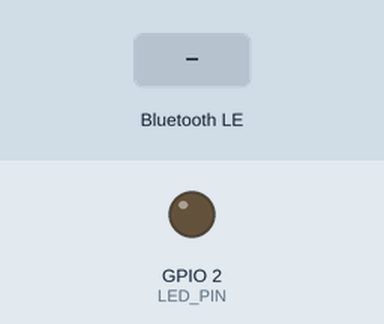
A sketch run on a simulated ESP32. On the bench: output pins drawn as LEDs (lit = HIGH). The test bench sets the inputs (shaded band). Random numbers use the default seed unless the sketch sets one; nothing arrives over Bluetooth unless stated; a phone connects over Bluetooth LE 3 s after start; what the sketch prints to the serial monitor is not drawn.

Above: at 1.2 s.
1.3 s: Bluetooth LE write "5" received
At 3.4 s:
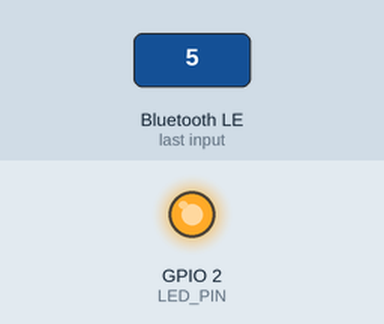
4.3 s: Bluetooth LE write "200" received
At 6.5 s:
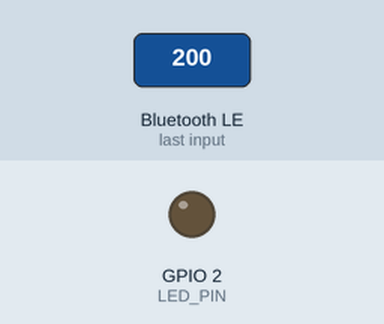
Timing chart, 0 to 13.3 s (numbered marks = the images above; inputs shaded):
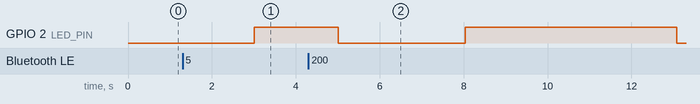

The sketch:

sketch_oct7a.ino
```cpp
#include <BLEDevice.h>
#include <BLEUtils.h>
#include <BLEServer.h>
#include <Arduino.h>
#include <time.h> // Thư viện để xử lý thời gian

// ----- CẤU HÌNH -----
#define ESP32_DEVICE_NAME     "ESP32_DienNuoc_Full" // Đổi tên để dễ phân biệt
#define SERVICE_UUID          "4fafc201-1fb5-459e-8fcc-c5c9c331914b"

// (Cũ) Characteristic để GỬI dữ liệu (Notify)
#define DATA_CHAR_UUID        "beb5483e-36e1-4688-b7f5-ea07361b26a8"
// (MỚI) Characteristic để NHẬN ngưỡng (Write)
#define THRESHOLD_CHAR_UUID   "beb5483e-36e1-4688-b7f5-ea07361b26a9"

// (MỚI) Chân LED cảnh báo
#define LED_PIN 2
// -------------------------------------------------------------

BLEServer* pServer = NULL;
BLECharacteristic* pDataCharacteristic = NULL; // Để gửi
BLECharacteristic* pThresholdCharacteristic = NULL; // (MỚI) Để nhận
bool deviceConnected = false;
unsigned long lastTime = 0;
const long interval = 1000; // 1 giây

// (MỚI) Biến lưu trữ ngưỡng, đặt mặc định rất cao
float ele_threshold = 9999.0;

// --- BIẾN ĐỂ GIẢ LẬP DỮ LIỆU THEO THÁNG (Giữ nguyên) ---
int currentYear = 2025;
int currentMonth = 1;
int readingsPerMonth = 5;
int readingCount = 0;
float baseElec = 100.0;
float baseWater = 10.0;
// ------------------------------------------

class MyServerCallbacks: public BLEServerCallbacks {
    void onConnect(BLEServer* pServer) {
      deviceConnected = true;
      Serial.println("Thiết bị đã kết nối!");
      // Reset lại tháng về tháng 1 khi có kết nối mới
      currentMonth = 1;
      readingCount = 0;
    }

    void onDisconnect(BLEServer* pServer) {
      deviceConnected = false;
      Serial.println("Thiết bị đã ngắt kết nối!");
      // (SỬA ĐỔI) Khởi động lại quảng cáo khi mất kết nối
      pServer->getAdvertising()->start();
    }
};

// --- (MỚI) Callbacks khi App GHI (Write) vào characteristic ---
// Đây là nơi chúng ta nhận ngưỡng
class MyThresholdCallbacks: public BLECharacteristicCallbacks {
    void onWrite(BLECharacteristic *pCharacteristic) {
      // Lấy giá trị App gửi xuống (dưới dạng Arduino String)
      String value = pCharacteristic->getValue().c_str();

      if (value.length() > 0) {
        Serial.print("Đã nhận giá trị ngưỡng mới: ");
        Serial.println(value);

        // Chuyển đổi Arduino String sang float và lưu lại
        ele_threshold = value.toFloat();

        Serial.print("Đã cập nhật ngưỡng: ");
        Serial.println(ele_threshold);
      }
    }
};


void setup() {
  Serial.begin(115200);
  Serial.println("Bắt đầu khởi tạo BLE Server (Bản Gộp)...");

  // (MỚI) Cấu hình chân LED
  pinMode(LED_PIN, OUTPUT);
  digitalWrite(LED_PIN, LOW); // Tắt LED khi khởi động

  BLEDevice::init(ESP32_DEVICE_NAME);
  pServer = BLEDevice::createServer();
  pServer->setCallbacks(new MyServerCallbacks());
  BLEService *pService = pServer->createService(SERVICE_UUID);

  // (Cũ) Tạo Characteristic để GỬI DỮ LIỆU (Notify)
  pDataCharacteristic = pService->createCharacteristic(
                         DATA_CHAR_UUID,
                         BLECharacteristic::PROPERTY_NOTIFY
                       );

  // (MỚI) Tạo Characteristic để NHẬN NGƯỠNG (Write)
  pThresholdCharacteristic = pService->createCharacteristic(
                              THRESHOLD_CHAR_UUID,
                              BLECharacteristic::PROPERTY_WRITE
                            );
  // (MỚI) Gán callbacks onWrite cho characteristic này
  pThresholdCharacteristic->setCallbacks(new MyThresholdCallbacks());

  pService->start();
  BLEAdvertising *pAdvertising = BLEDevice::getAdvertising();
  pAdvertising->addServiceUUID(SERVICE_UUID);     //tên thiết bị
  pAdvertising->setScanResponse(true);
  BLEDevice::startAdvertising();

  Serial.println("ESP32 đã sẵn sàng, đang chờ kết nối...");
}

void loop() {
  if (deviceConnected) {
    if (millis() - lastTime > interval) {
      lastTime = millis();

      readingCount++;

      // --- TẠO TIMESTAMP GIẢ LẬP  ---
      struct tm timeinfo = {0};
      timeinfo.tm_year = currentYear - 1900;
      timeinfo.tm_mon = currentMonth - 1;
      timeinfo.tm_mday = readingCount * 5;
      time_t timestamp = mktime(&timeinfo);

      // --- TẠO DỮ LIỆU NGẪU NHIÊN (Giữ nguyên) ---
      float dienKWh = baseElec + (random(0, 200) / 10.0) + (readingCount * 10.0);
      float nuocM3 = baseWater + (random(0, 20) / 10.0) + (readingCount * 0.5);

      // --- (MỚI) KIỂM TRA NGƯỠNG VÀ BẬT LED ---
      if (dienKWh > ele_threshold) {
        digitalWrite(LED_PIN, HIGH); // Bật LED nếu vượt ngưỡng
      } else {
        digitalWrite(LED_PIN, LOW); // Tắt LED nếu dưới ngưỡng
      }

      // --- ĐỊNH DẠNG DỮ LIỆU MỚI (Giữ nguyên định dạng cũ) ---
      // "Timestamp;Dien:gia_tri;Nuoc:gia_tri"
      String dataToSend = String(timestamp) + ";Dien:" + String(dienKWh, 2) + ";Nuoc:" + String(nuocM3, 2);

      pDataCharacteristic->setValue(dataToSend.c_str());
      pDataCharacteristic->notify();

      Serial.print("Đã gửi cho tháng " + String(currentMonth) + ": ");
      Serial.println(dataToSend);
      Serial.print("   -> (Ngưỡng hiện tại: " + String(ele_threshold) + " | ");
      Serial.println(dienKWh > ele_threshold ? "VƯỢT NGƯỠNG)" : "TRONG NGƯỠNG)");

      // --- CHUYỂN SANG THÁNG MỚI (Giữ nguyên) ---
      if (readingCount >= readingsPerMonth) {
        readingCount = 0;
        currentMonth++;
        if (currentMonth > 12) {
          currentMonth = 1;
        }
        baseElec = random(80, 300);
        baseWater = random(8, 25);
        Serial.println("------------------------------------");
        Serial.println("Chuyển sang tháng " + String(currentMonth));
        Serial.println("------------------------------------");
      }
    }
  }

  // (SỬA ĐỔI) Nếu không kết nối, không làm gì cả
  // việc quảng cáo lại đã được xử lý trong onDisconnect
  delay(100);
}
```

Measured:
- after the input at 1.3 s, GPIO 2 (LED_PIN): LOW → HIGH after 1.7 s
- after the input at 4.3 s, GPIO 2 (LED_PIN): HIGH → LOW after 0.72 s, → HIGH 3.0 s later, → LOW 5.0 s later
